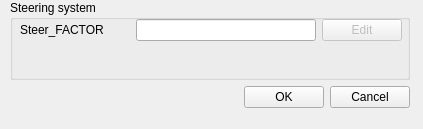
<?xml version="1.0" encoding="UTF-8"?>
<ui version="4.0">
 <class>SettingsDialog</class>
 <widget class="QDialog" name="SettingsDialog">
  <property name="geometry">
   <rect>
    <x>0</x>
    <y>0</y>
    <width>423</width>
    <height>129</height>
   </rect>
  </property>
  <property name="windowTitle">
   <string>Steering System Setting</string>
  </property>
  <widget class="QWidget" name="verticalLayoutWidget">
   <property name="geometry">
    <rect>
     <x>0</x>
     <y>0</y>
     <width>421</width>
     <height>121</height>
    </rect>
   </property>
   <layout class="QVBoxLayout" name="verticalLayout">
    <property name="spacing">
     <number>6</number>
    </property>
    <property name="sizeConstraint">
     <enum>QLayout::SetFixedSize</enum>
    </property>
    <property name="leftMargin">
     <number>10</number>
    </property>
    <item>
     <layout class="QHBoxLayout" name="horizontalLayout_2">
      <property name="sizeConstraint">
       <enum>QLayout::SetDefaultConstraint</enum>
      </property>
      <item>
       <layout class="QVBoxLayout" name="verticalLayout_3">
        <property name="spacing">
         <number>6</number>
        </property>
        <property name="sizeConstraint">
         <enum>QLayout::SetFixedSize</enum>
        </property>
        <property name="topMargin">
         <number>0</number>
        </property>
        <property name="bottomMargin">
         <number>0</number>
        </property>
        <item>
         <widget class="QGroupBox" name="groupBox_2">
          <property name="sizePolicy">
           <sizepolicy hsizetype="Preferred" vsizetype="Preferred">
            <horstretch>0</horstretch>
            <verstretch>0</verstretch>
           </sizepolicy>
          </property>
          <property name="minimumSize">
           <size>
            <width>400</width>
            <height>80</height>
           </size>
          </property>
          <property name="maximumSize">
           <size>
            <width>16777215</width>
            <height>16777215</height>
           </size>
          </property>
          <property name="title">
           <string>Steering system</string>
          </property>
          <widget class="QWidget" name="gridLayoutWidget">
           <property name="geometry">
            <rect>
             <x>10</x>
             <y>19</y>
             <width>391</width>
             <height>51</height>
            </rect>
           </property>
           <layout class="QGridLayout" name="gridLayout_2">
            <property name="sizeConstraint">
             <enum>QLayout::SetFixedSize</enum>
            </property>
            <item row="0" column="0">
             <widget class="QLabel" name="label_12">
              <property name="sizePolicy">
               <sizepolicy hsizetype="Maximum" vsizetype="Fixed">
                <horstretch>0</horstretch>
                <verstretch>0</verstretch>
               </sizepolicy>
              </property>
              <property name="minimumSize">
               <size>
                <width>110</width>
                <height>0</height>
               </size>
              </property>
              <property name="maximumSize">
               <size>
                <width>100</width>
                <height>16777215</height>
               </size>
              </property>
              <property name="text">
               <string>Steer_FACTOR</string>
              </property>
             </widget>
            </item>
            <item row="1" column="0">
             <widget class="QLabel" name="label_15">
              <property name="minimumSize">
               <size>
                <width>100</width>
                <height>0</height>
               </size>
              </property>
              <property name="maximumSize">
               <size>
                <width>100</width>
                <height>16777215</height>
               </size>
              </property>
              <property name="text">
               <string/>
              </property>
             </widget>
            </item>
            <item row="0" column="1">
             <widget class="QLineEdit" name="EditSteer_FACTOR">
              <property name="sizePolicy">
               <sizepolicy hsizetype="Fixed" vsizetype="Preferred">
                <horstretch>0</horstretch>
                <verstretch>0</verstretch>
               </sizepolicy>
              </property>
              <property name="minimumSize">
               <size>
                <width>180</width>
                <height>20</height>
               </size>
              </property>
              <property name="maximumSize">
               <size>
                <width>180</width>
                <height>16777215</height>
               </size>
              </property>
             </widget>
            </item>
            <item row="0" column="2">
             <widget class="QPushButton" name="buttonEditAerodynamics_2">
              <property name="enabled">
               <bool>false</bool>
              </property>
              <property name="sizePolicy">
               <sizepolicy hsizetype="Fixed" vsizetype="Fixed">
                <horstretch>0</horstretch>
                <verstretch>0</verstretch>
               </sizepolicy>
              </property>
              <property name="minimumSize">
               <size>
                <width>75</width>
                <height>20</height>
               </size>
              </property>
              <property name="text">
               <string>Edit</string>
              </property>
             </widget>
            </item>
           </layout>
          </widget>
         </widget>
        </item>
       </layout>
      </item>
     </layout>
    </item>
    <item>
     <layout class="QGridLayout" name="gridLayout">
      <property name="sizeConstraint">
       <enum>QLayout::SetFixedSize</enum>
      </property>
      <item row="0" column="1">
       <widget class="QPushButton" name="buttonOK">
        <property name="text">
         <string>OK</string>
        </property>
       </widget>
      </item>
      <item row="0" column="0">
       <spacer name="horizontalSpacer">
        <property name="orientation">
         <enum>Qt::Horizontal</enum>
        </property>
        <property name="sizeHint" stdset="0">
         <size>
          <width>40</width>
          <height>20</height>
         </size>
        </property>
       </spacer>
      </item>
      <item row="0" column="2">
       <widget class="QPushButton" name="buttonCancel">
        <property name="text">
         <string>Cancel</string>
        </property>
       </widget>
      </item>
     </layout>
    </item>
   </layout>
  </widget>
 </widget>
 <resources/>
 <connections/>
</ui>
